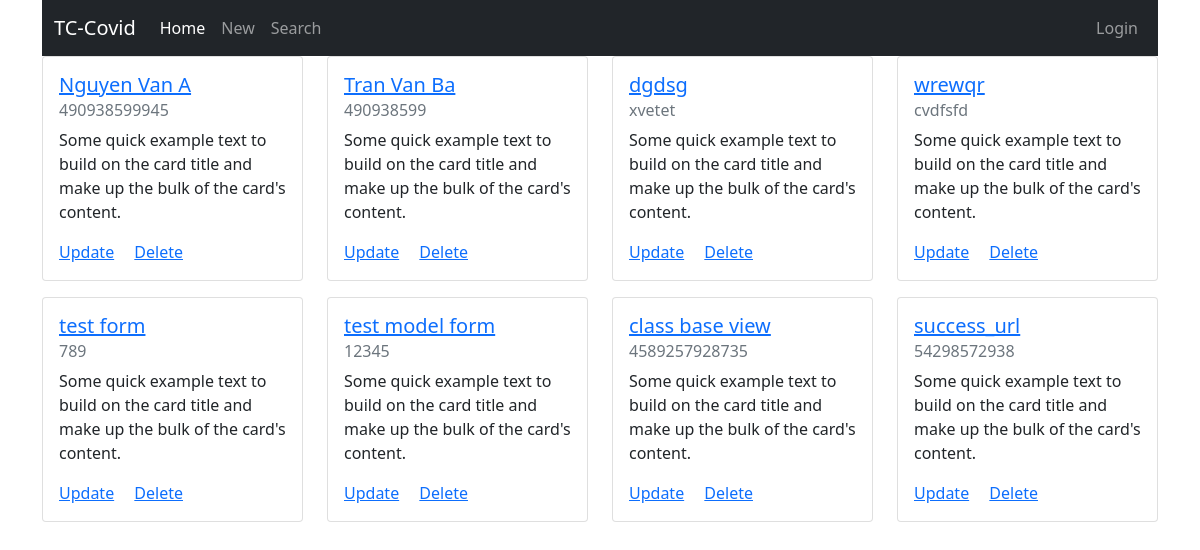
Before: /tiemchung/ with the older database file.
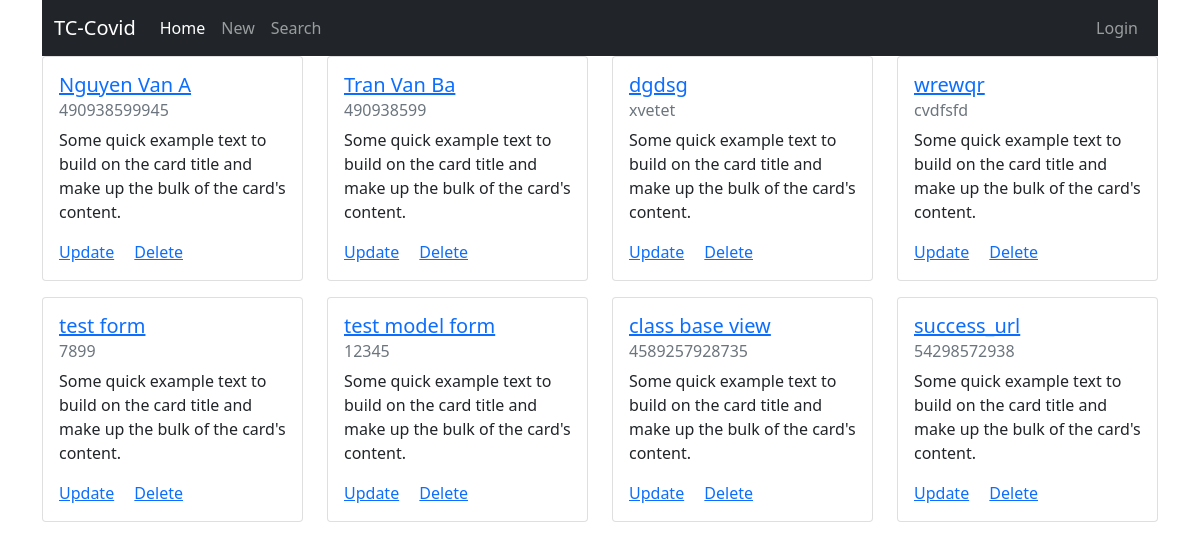
After: the same page with the newer database file.
### tiemchung/models.py (models this page shows, shortened)
class Dan(models.Model):
    cccd = models.CharField(max_length=20, unique=True)
    ten = models.CharField(max_length=50)
    created = models.DateTimeField(auto_now_add=True)
    class Meta:
        verbose_name_plural = 'Dan'

### tiemchung/views.py (the view)
# urls.py: path('', DanListView.as_view(), name='dan-list'),
class DanListView(generic.ListView):
    template_name = 'tiemchung/list.html'
    queryset = Dan.objects.all()

### tiemchung/templates/tiemchung/list.html (shortened to what this page needs)
{% extends "base.html" %}
{% block content %}
<div class="row">
{% for dan in object_list %}
    <div class="col col-3 mb-3">
        <div class="card" style="">
        <div class="card-body">
            <h5 class="card-title"><a href="{% url 'tiemchung:dan-detail' dan.pk %}">{{ dan.ten }}</a></h5>
            <h6 class="card-subtitle mb-2 text-muted">{{ dan.cccd }}</h6>
            <p class="card-text">Some quick example text to build on the card title and make up the bulk of the card's content.</p>
            <a href="{% url 'tiemchung:dan-update' dan.pk %}" class="card-link">Update</a>
            <a href="{% url 'tiemchung:dan-delete' dan.pk %}" class="card-link">Delete</a>
        </div>
        </div>
    </div>
{% endfor %}
</div>
{% endblock content %}

Changed rows visible on the page:
changed Dan "test form": cccd "789" → "7899"
